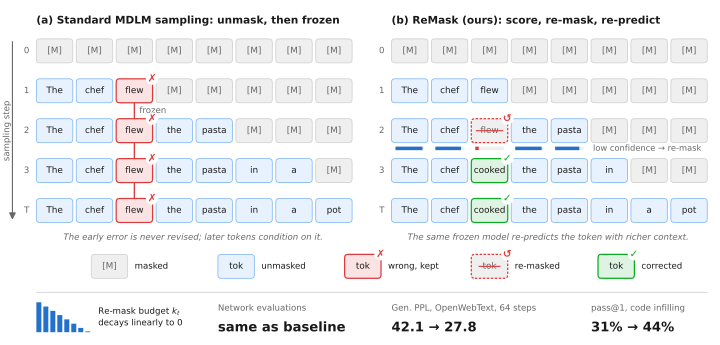

This figure's Python source:
#!/usr/bin/env python3
"""Figure 1 for "Remask, Don't Regret": standard MDLM sampling vs. ReMask.

Layout adapted from Figure 1 of "Soft-Masked Diffusion Language Models"
(ICLR 2026, arXiv 2510.17206): two token grids side by side, rows = sampling steps.

Run:  python3 fig1_remask.py      ->  fig1_remask.pdf, fig1_remask.png (same folder)

Everything you are likely to change is in the EDIT block below.
All coordinates are in inches (the axes span the whole figure).
"""
from pathlib import Path

import matplotlib

matplotlib.use("Agg")
import matplotlib.pyplot as plt
from matplotlib.patches import FancyBboxPatch, Rectangle

# ----------------------------------------------------------------------------- EDIT
# Token states: "mask", "tok" (unmasked), "wrong" (unmasked, incorrect),
#               "remask" (being re-masked this step), "fixed" (re-predicted, correct)
M = ("[M]", "mask")


def t(word, state="tok"):
    return (word, state)


STEP_LABELS = ["0", "1", "2", "3", "T"]

# Placeholder sentence: replace with a real sample from your runs.
ROWS_BASELINE = [
    [M, M, M, M, M, M, M, M],
    [t("The"), t("chef"), t("flew", "wrong"), M, M, M, M, M],
    [t("The"), t("chef"), t("flew", "wrong"), t("the"), t("pasta"), M, M, M],
    [t("The"), t("chef"), t("flew", "wrong"), t("the"), t("pasta"), t("in"), t("a"), M],
    [t("The"), t("chef"), t("flew", "wrong"), t("the"), t("pasta"), t("in"), t("a"), t("pot")],
]
ROWS_REMASK = [
    [M, M, M, M, M, M, M, M],
    [t("The"), t("chef"), t("flew"), M, M, M, M, M],
    [t("The"), t("chef"), t("flew", "remask"), t("the"), t("pasta"), M, M, M],
    [t("The"), t("chef"), t("cooked", "fixed"), t("the"), t("pasta"), t("in"), M, M],
    [t("The"), t("chef"), t("cooked", "fixed"), t("the"), t("pasta"), t("in"), t("a"), t("pot")],
]

# Posterior-confidence bars drawn under one row of panel (b). Illustrative heights
# in [0, 1], one per unmasked token in that row; swap in real model posteriors.
CONF_ROW = 2
CONF = [0.95, 0.90, 0.12, 0.93, 0.85]

TITLE_A = "(a) Standard MDLM sampling: unmask, then frozen"
TITLE_B = "(b) ReMask (ours): score, re-mask, re-predict"
NOTE_A = "The early error is never revised; later tokens condition on it."
NOTE_B = "The same frozen model re-predicts the token with richer context."

# Bottom strip: (small label, headline value). Numbers are from the abstract.
STATS = [
    ("Network evaluations", "same as baseline"),
    ("Gen. PPL, OpenWebText, 64 steps", "42.1 → 27.8"),
    ("pass@1, code infilling", "31% → 44%"),
]
BUDGET_LABEL = "Re-mask budget $k_t$\ndecays linearly to 0"

# Colors. Text always uses the ink colors; state is carried by fill, border and a glyph.
INK, INK2 = "#191919", "#666666"
RED, GREEN, BLUE = "#dc3c3d", "#0aac23", "#84b9f3"
STYLE = {  # state: (fill, edge, linestyle, linewidth)
    "mask": ("#efefef", "#d0d0d0", "-", 0.6),
    "tok": ("#e8f2fe", BLUE, "-", 0.6),
    "wrong": ("#fbe3e3", RED, "-", 0.9),
    "remask": ("#efefef", RED, (0, (2, 1.2)), 0.9),
    "fixed": ("#dff3e2", GREEN, "-", 0.9),
}
GLYPH = {"wrong": ("✗", RED), "remask": ("↺", RED), "fixed": ("✓", GREEN)}

# Geometry (inches).
FIG_W, FIG_H = 7.2, 3.45
BOX_W, BOX_H, COL_GAP = 0.365, 0.24, 0.035
ROW_PITCH = 0.40
PANEL_X = (0.36, 3.92)  # left edge of each grid
TOP_Y = 2.82            # bottom edge of the first row
FS_TOK, FS_SMALL, FS_TITLE = 6.4, 6.2, 7.6
# ----------------------------------------------------------------------------- /EDIT

plt.rcParams.update({
    "font.family": "DejaVu Sans",
    "pdf.fonttype": 42,
    "ps.fonttype": 42,
})


def box_xy(x0, col, row):
    return x0 + col * (BOX_W + COL_GAP), TOP_Y - row * ROW_PITCH


def draw_token(ax, x, y, word, state):
    fill, edge, ls, lw = STYLE[state]
    ax.add_patch(FancyBboxPatch(
        (x, y), BOX_W, BOX_H, boxstyle="round,pad=0,rounding_size=0.035",
        fc=fill, ec=edge, ls=ls, lw=lw, zorder=2))
    color = INK2 if state in ("mask", "remask") else INK
    cx, cy = x + BOX_W / 2, y + BOX_H / 2
    ax.text(cx, cy, word, ha="center", va="center", fontsize=FS_TOK, color=color, zorder=3)
    if state == "remask":  # strike the token that is being re-masked
        half = 0.028 * len(word) + 0.02
        ax.plot([cx - half, cx + half], [cy, cy], color=RED, lw=0.8, zorder=4)
    if state in GLYPH:  # status glyph on the top-right corner, so color is never alone
        g, c = GLYPH[state]
        ax.text(x + BOX_W - 0.005, y + BOX_H + 0.002, g, ha="center", va="center",
                fontsize=FS_TOK + 1.2, color=c, fontweight="bold", zorder=5,
                bbox=dict(boxstyle="circle,pad=0.08", fc="white", ec="none"))


def draw_grid(ax, x0, rows, title, note):
    ncol = len(rows[0])
    width = ncol * BOX_W + (ncol - 1) * COL_GAP
    ax.text(x0, TOP_Y + BOX_H + 0.13, title, ha="left", va="bottom",
            fontsize=FS_TITLE, color=INK, fontweight="bold")
    for r, row in enumerate(rows):
        for c, (word, state) in enumerate(row):
            draw_token(ax, *box_xy(x0, c, r), word, state)
        ax.text(x0 - 0.07, TOP_Y - r * ROW_PITCH + BOX_H / 2, STEP_LABELS[r],
                ha="right", va="center", fontsize=FS_SMALL, color=INK2)
    y_last = TOP_Y - (len(rows) - 1) * ROW_PITCH
    ax.text(x0 + width / 2, y_last - 0.11, note, ha="center", va="top",
            fontsize=FS_SMALL, color=INK2, style="italic")
    return width


def main():
    fig = plt.figure(figsize=(FIG_W, FIG_H))
    ax = fig.add_axes([0, 0, 1, 1])
    ax.set_xlim(0, FIG_W)
    ax.set_ylim(0, FIG_H)
    ax.axis("off")

    xa, xb = PANEL_X
    width = draw_grid(ax, xa, ROWS_BASELINE, TITLE_A, NOTE_A)
    draw_grid(ax, xb, ROWS_REMASK, TITLE_B, NOTE_B)
    n_rows = len(ROWS_BASELINE)
    y_last = TOP_Y - (n_rows - 1) * ROW_PITCH

    # Step axis: one arrow on the far left, shared by both grids.
    ax.annotate("", xy=(0.12, y_last), xytext=(0.12, TOP_Y + BOX_H),
                arrowprops=dict(arrowstyle="-|>", color=INK2, lw=0.8))
    ax.text(0.065, (TOP_Y + BOX_H + y_last) / 2, "sampling step", rotation=90,
            ha="center", va="center", fontsize=FS_SMALL, color=INK2)

    # (a) red connector through the frozen wrong token, plus a "frozen" tag.
    wrong = [(r, c) for r, row in enumerate(ROWS_BASELINE)
             for c, (_, s) in enumerate(row) if s == "wrong"]
    for (r0, c0), (r1, _) in zip(wrong, wrong[1:]):
        x, y0 = box_xy(xa, c0, r0)
        _, y1 = box_xy(xa, c0, r1)
        ax.plot([x + BOX_W / 2] * 2, [y0, y1 + BOX_H], color=RED, lw=1.0, zorder=1)
    if wrong:
        r0, c0 = wrong[0]
        x, y = box_xy(xa, c0, r0)
        ax.text(x + BOX_W / 2 + 0.05, y - (ROW_PITCH - BOX_H) / 2, "frozen",
                ha="left", va="center", fontsize=FS_SMALL, color=INK2)

    # (b) posterior-confidence bars under the scored row.
    gap = ROW_PITCH - BOX_H
    cols = [c for c, (_, s) in enumerate(ROWS_REMASK[CONF_ROW]) if s != "mask"]
    low = min(range(len(CONF)), key=CONF.__getitem__)
    for i, (c, v) in enumerate(zip(cols, CONF)):
        x, y = box_xy(xb, c, CONF_ROW)
        base = y - 0.075
        ax.add_patch(Rectangle((x + 0.04, base), BOX_W - 0.08, 0.035, fc="#efefef", ec="none"))
        ax.add_patch(Rectangle((x + 0.04, base), (BOX_W - 0.08) * v, 0.035,
                               fc=RED if i == low else "#2370cd", ec="none"))
    x_txt, y_row = box_xy(xb, cols[-1] + 1, CONF_ROW)
    ax.text(x_txt + 0.02, y_row - 0.058, "low confidence \u2192 re-mask",
            ha="left", va="center", fontsize=FS_SMALL - 0.2, color=INK2)

    # Legend for token states.
    y_leg = y_last - 0.56
    items = [("[M]", "mask", "masked"), ("tok", "tok", "unmasked"), ("tok", "wrong", "wrong, kept"),
             ("tok", "remask", "re-masked"), ("tok", "fixed", "corrected")]
    x = xa + 0.55
    for word, state, label in items:
        draw_token(ax, x, y_leg, word, state)
        ax.text(x + BOX_W + 0.07, y_leg + BOX_H / 2, label, ha="left", va="center",
                fontsize=FS_SMALL, color=INK)
        x += 1.27

    # Bottom strip: budget schedule + headline numbers.
    y_div = y_leg - 0.14
    ax.plot([xa, xb + width], [y_div, y_div], color="#d0d0d0", lw=0.6)
    strip_top = y_div - 0.10
    n_bars, bw, bh = 8, 0.05, 0.30
    for i in range(n_bars):  # schematic k_t: linear decay to 0
        h = bh * (1 - i / (n_bars - 1))
        ax.add_patch(Rectangle((xa + i * (bw + 0.02), strip_top - bh), bw, max(h, 0.008),
                               fc="#2370cd", ec="none"))
    ax.text(xa + n_bars * (bw + 0.02) + 0.06, strip_top - bh / 2, BUDGET_LABEL,
            ha="left", va="center", fontsize=FS_SMALL, color=INK, linespacing=1.3)
    x_stats = [2.18, 3.92, 5.92]
    for xs, (label, value) in zip(x_stats, STATS):
        ax.text(xs, strip_top - 0.02, label, ha="left", va="top", fontsize=FS_SMALL, color=INK2)
        ax.text(xs, strip_top - bh - 0.02, value, ha="left", va="bottom", fontsize=9.5,
                color=INK, fontweight="bold")

    out = Path(__file__).resolve().parent
    fig.savefig(out / "fig1_remask.pdf")
    fig.savefig(out / "fig1_remask.png", dpi=300)
    print("wrote", out / "fig1_remask.pdf")
    print("wrote", out / "fig1_remask.png")


if __name__ == "__main__":
    main()
